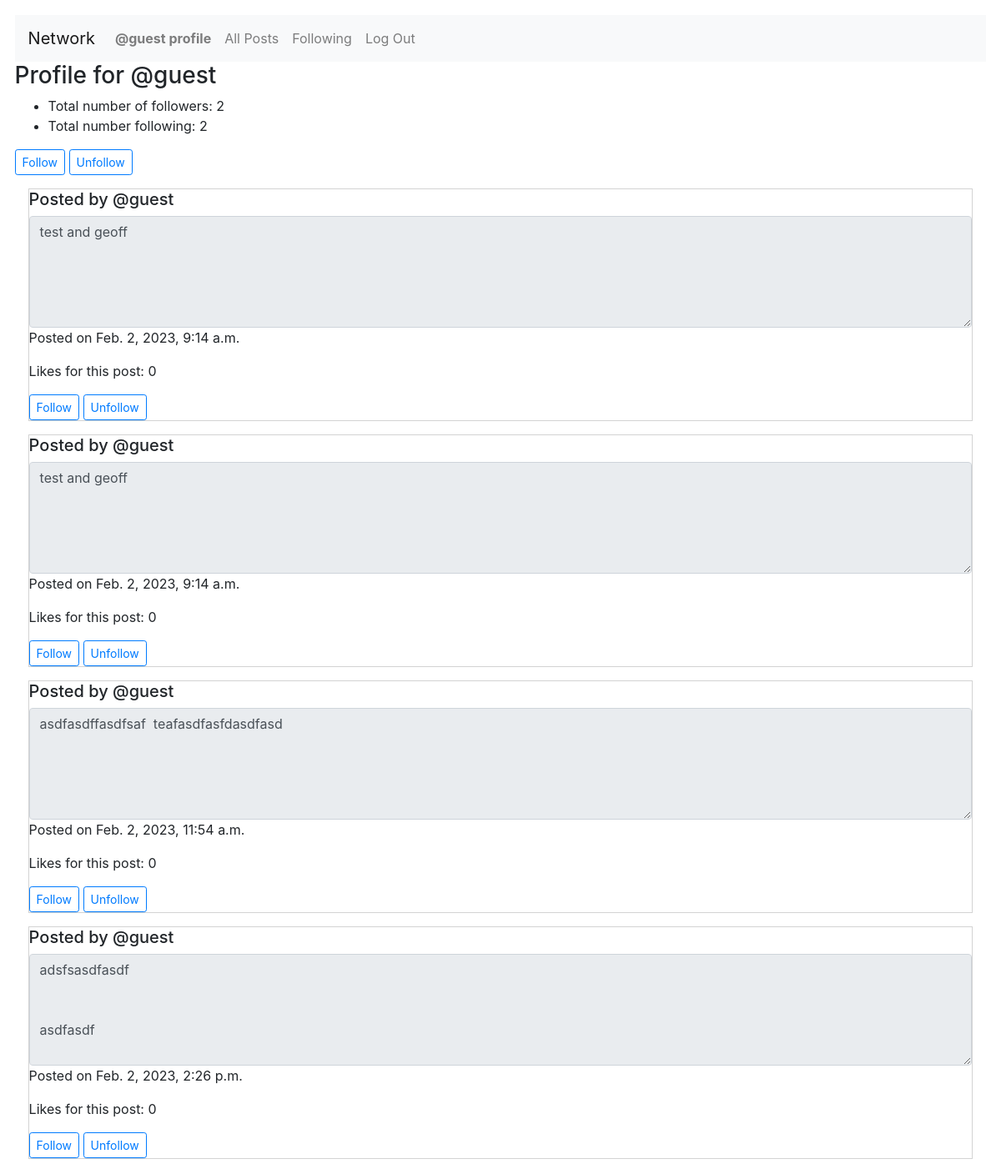
The app's page /profile/@guest (signed in), older data.
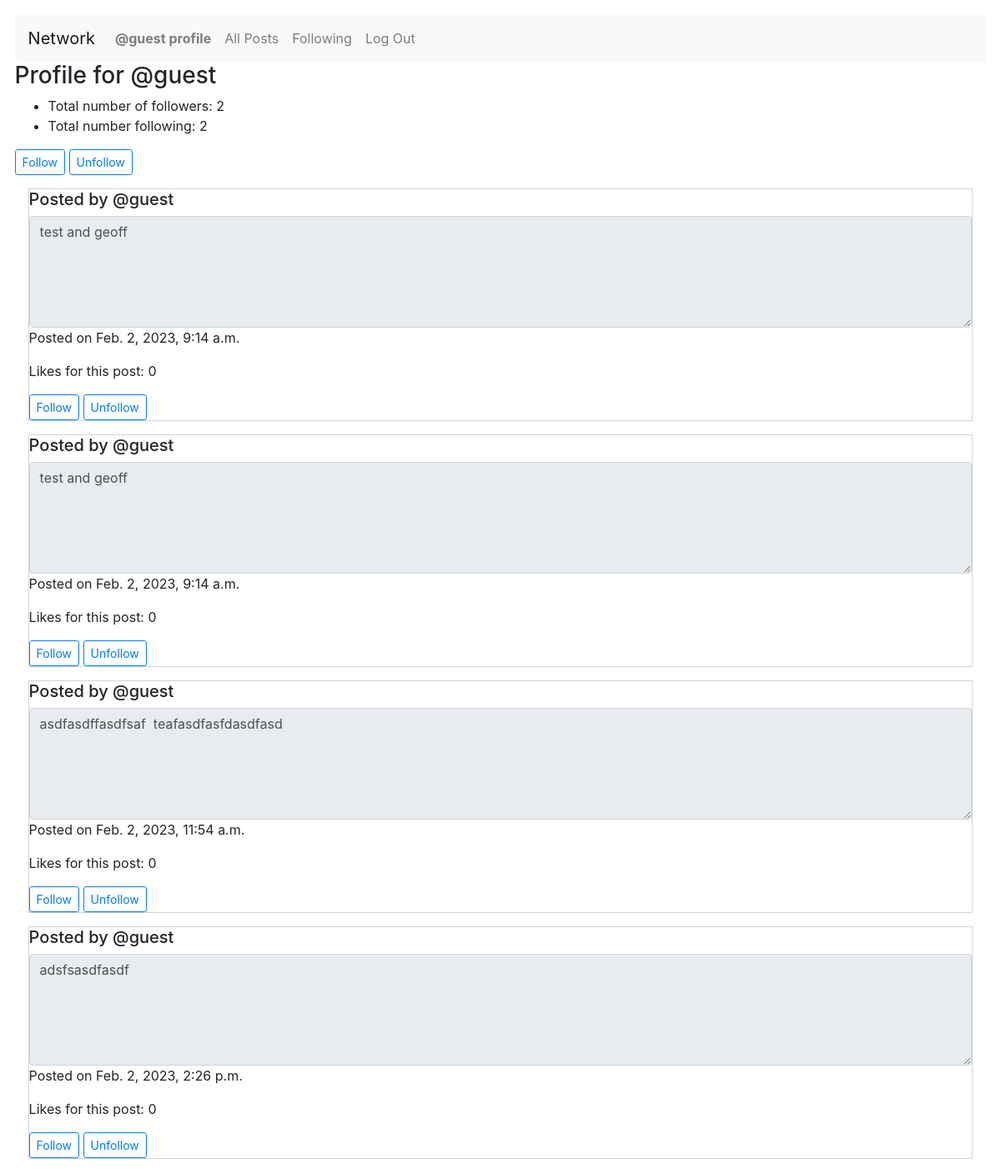
The same page, newer data.
### network/models.py (models this page shows, shortened)
class Posts(models.Model):
    creator = models.ForeignKey(
        User, on_delete=models.PROTECT, related_name="get_creator_listings", blank=False)
    content = models.TextField(max_length=600)
    createdDate = models.DateTimeField(auto_now_add=True)
    numberLikes = models.IntegerField(blank=True, default=0)

class User(AbstractUser):
    pass

### network/views.py (the view)
# urls.py: path("profile/<str:username>", views.getProfile, name="getProfile"),
@csrf_exempt
@login_required
def getProfile(request, username):
    print("In getProfile")
    user_id = request.user.id
    user_name = request.user.username
    print(username)
    user = User.objects.get(username=username)
    print(user.id)
    profileUser = user.id
    try:
        postsUser = Posts.objects.filter(creator=profileUser)
    except Posts.DoesNotExist:
        print("blah")
    noListings = False
    try:
        follow = Follow.objects.get(followUser=profileUser)
    except:
        Follow.DoesNotExist
        noListings = True
        follow = False
    if postsUser:
        followers = follow.followers.all()
        following = follow.following.all()
    countFollowers = 0
    countFollowing = 0
    if follow != False:
        if followers:
            countFollowers = follow.followers.all().count()
        if following:
            countFollowing = follow.following.all().count()
    if follow == False:
        return render(request, "network/profile.html", {"noListings": noListings,"postings": postsUser, "countFollowers": countFollowers, "countFollowing": countFollowing, "username": username})
    else:
        return render(request, "network/profile.html", {"noListings": noListings,"postings": postsUser, "followers": followers, "following": following, "countFollowers": countFollowers, "countFollowing": countFollowing, "username": username})

### network/templates/network/profile.html
{% extends "network/layout.html" %}
{% load static %}
{% block body %}
<div id="post-view">
    <h3>Profile for {{username}}</h3>
    <ul>
        <li>Total number of followers: {{countFollowers}}</li>
        <li>Total number following: {{countFollowing}}</li>
    </ul>
<div>
    <div>
        <a class="btn btn-sm btn-outline-primary" href="{% url 'user_Follow' username %}">Follow</a>
        <a class="btn btn-sm btn-outline-primary" href="{% url 'user_UnFollow' username %}">Unfollow</a>
    </div>
    {% for post in postings %}
            <div class="post">
                <h5 class="creator">Posted by {{post.creator.username}}</a></h5><textarea
                    class="form-control content" id="readonlyContent" rows="5"
                    readonly="true">{{post.content}}</textarea>
                <p class="timestamp">Posted on {{post.createdDate}}</p>
                <p class="numberLikes">Likes for this post: {{post.numberLikes}}</p>
                <a class="btn btn-sm btn-outline-primary" href="{% url 'user_Follow' post.creator.username %}">Follow</a>
                <a class="btn btn-sm btn-outline-primary" href="{% url 'user_UnFollow' post.creator.username %}">Unfollow</a>
            </div>
        {% empty %}
        <h5>This user does not have any posts.</h5>
    {% endfor %}
    {% endblock %}

Row changes from the older to the newer data that the page shows:
changed Posts: content "adsfsasdfasdf asdfasdf" → "adsfsasdfasdf"
